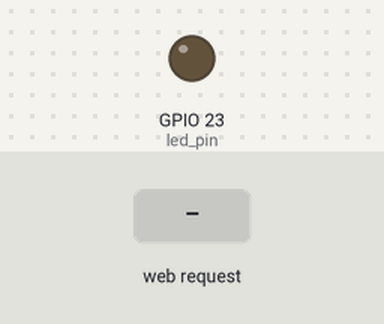
The sketch below on a simulated ESP32. Shown: output pins drawn as LEDs (lit = HIGH). The inputs (shaded band) are chosen by the test bench. WiFi joins after 1.5 s; servers stay silent unless stated; what the sketch prints to the serial monitor is not drawn.

Above: at 2.7 s.
2.8 s: HTTP request GET /flag received
At 3.7 s:
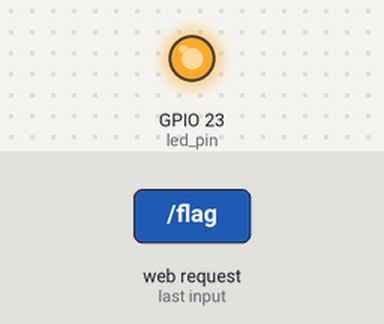
4.3 s: HTTP request GET / received
Timing chart, 0 to 7.3 s (numbered marks = the images above; inputs shaded):
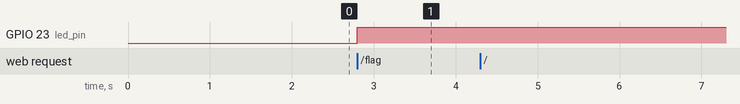

Measured:
- after the input at 2.8 s, GPIO 23 (led_pin): LOW → HIGH at once
- after the input at 4.3 s, every drawn part: stays the same

The sketch:

Bird_s_Nest.ino
```cpp
#include <WiFi.h>
#include <WiFiClient.h>
#include <WebServer.h>
#include <ESPmDNS.h>

const char* ssid = "Sapido_RB-1602G3_d526bf";
const char* password = "";
int fsr_value=0;
int FV=1;
int SC=0;
int ST=0;
const int led_pin = 23;
const int fsr_pin = A0;
unsigned long timer=0;
String website;
WebServer server(80);

void buildweb(){
        website += "<html>";
        website += "<head>\n";
        website += "<meta charset='UTF-8'/>\n";
        website += "<meta name=\"viewport\" content=\"width=device-width, initial-scale=1.0\"/>";
        website += "<meta http-equiv=\"X-UA-Compatible\" content=\"ie=edge\">";
        website += "<script src=\"https://code.jquery.com/jquery-2.2.4.min.js\"></script>\n";
        website += "<script>";
        website += "setInterval(requestData, 1000);";
        website += "function requestData(){";
        website += "$.get(\"/flag\")\n";
        website += ".done(function(data){ ";
        website += " if(data){";
        website += " $(\"#score\").text(data.ss);\n";
        website += " if((data.ff)==2){";
        website += " $(\"#pic\").attr(\"src\",\"https://i.imgur.com/zrhLC1p.gif\");}\n";
        website += " else if((data.ff)==3){";
        website += " $(\"#pic\").attr(\"src\",\"https://i.imgur.com/2aEPXTx.gif\");}\n";
        website += " else if((data.ff)==0){";
        website += " $(\"#pic\").attr(\"src\",\"https://i.imgur.com/alDbImp.gif\");}\n";
        website += " }";
        website += "else {";
        website += " $(\"#pic\").attr(\"src\",\"?\");";
        website += " }\n";
        website += "})";
        website += ".fail(function(){";
        website += "console.log(\"The was a problem retrieving the data.\");";
        website += " });\n";
        website += "}\n";
        website += "</script>\n";
        website += "<title>Document</title>";
        website += "<style>";
        website += " html{margin:auto;}";
        website += ".pic{display:flex;justify-content:center;}";
        website += ".SC{display:flex;justify-content:center;font-family: Arial;font-weight:bold;font-size:30px; border:2px; border-radius:50px;margin-top:60px;margin-left:30%;margin-bottom:60px;margin-right:30%;padding:-20px;background-color:rgb(255,187,38);color:white;}";
        website += "</style>";
        website += "</head>";
        website += "<body>";
        website += "<div class=\"pic\"><img src=\"https://i.imgur.com/alDbImp.gif\" id=\"pic\" width='100%' height='60%'></div>";
        website += "<div class=\"SC\"><p>score: <span id=\"score\"></span></p></div>";
        website += "</body>";
        website += "</html>";
        Serial.print("WEB");
      }


void handleRoot() {
  server.send(200, "text/html", website);
    Serial.print("HR");
}

void handleNotFound() {
  String message = "File Not Found\n\n";
  message += "URI: ";
  message += server.uri();
  message += "\nMethod: ";
  message += (server.method() == HTTP_GET) ? "GET" : "POST";
  message += "\nArguments: ";
  message += server.args();
  message += "\n";
  for (uint8_t i = 0; i < server.args(); i++) {
    message += " " + server.argName(i) + ": " + server.arg(i) + "\n";
  }
  server.send(404, "text/plain", message);
  Serial.print("NOT");
  Serial.print(" ");
}


void FLAG() {
  Serial.print("F");
  fsr_value = analogRead(fsr_pin); // 讀取FSR

  int flag = FV;
  int i = SC;

  String json = "{\"ff\":";
  json += flag;
  json += ",\"ss\":";
  json += i;
  json +="}";

  server.send(200, "application/json", json);

  Serial.println(fsr_value);
  if(fsr_value > 0)
   {
    digitalWrite(led_pin,HIGH);
    timer++;
    ST++;
    if(timer==20){FV=2; Serial.print("A");}
    if(timer==40){FV=3; Serial.print("B");}
    if(ST==40){SC++;ST=0;}
   }
  else {digitalWrite(led_pin,LOW); timer=0;FV=0;}
  Serial.println("time=");
  Serial.println(timer);
  Serial.println(FV);
  Serial.println(SC);
  Serial.println("-------------");
  }

void setup(void)
{
  Serial.begin(115200);
  pinMode(led_pin, OUTPUT);
  WiFi.mode(WIFI_STA);
  WiFi.begin(ssid, password);
  Serial.println("");
  buildweb();
    Serial.print("SUCCESS");
  while (WiFi.status() != WL_CONNECTED) {
    delay(500);
    Serial.print(".");
  }
  Serial.println("");
  Serial.print("Connected to ");
  Serial.println(ssid);
  Serial.print("IP address: ");
  Serial.println(WiFi.localIP());
    if (MDNS.begin("esp32")) {
    Serial.println("MDNS responder started");
  }
   server.on("/", handleRoot);
  server.on("/flag", FLAG);

  server.on("/inline", []() {
    server.send(200, "text/plain", "this works as well");
  });

  server.onNotFound(handleNotFound);

  server.begin();

  Serial.println("HTTP server started");

}


void loop(void)
{
  server.handleClient();
}
```
